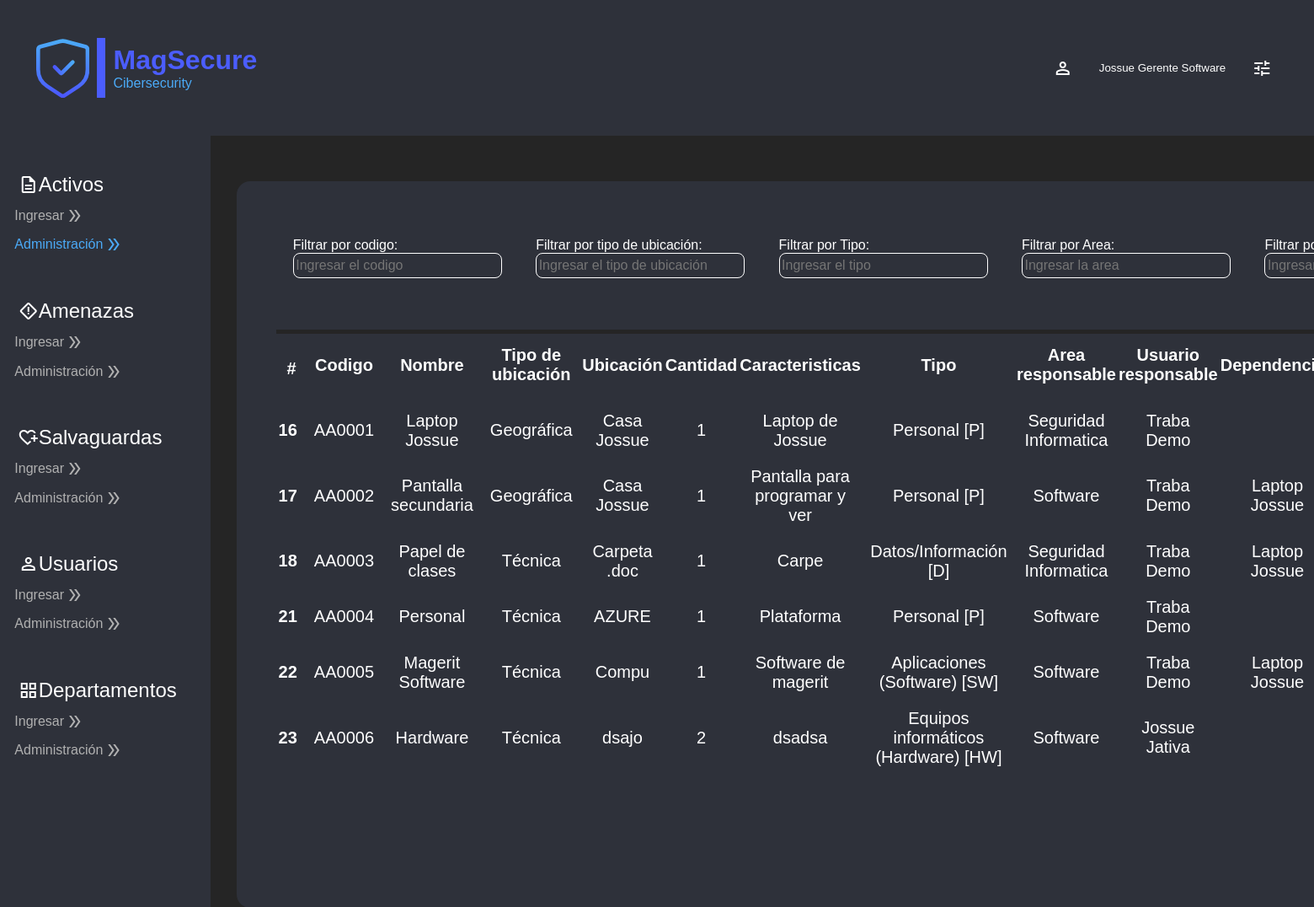
The app's page /home/tableAssets/ (signed in) with its own data.
### Users/models.py (models this page shows)
class User(AbstractUser):
    celular = models.CharField(max_length=10, null=False)
    department = models.CharField(max_length=20, null=True)
    workload = models.ForeignKey(Workload, on_delete=models.CASCADE, null=True)

class Workload(models.Model):
    name = models.CharField(max_length=50, null=False)

### InitialPage/models.py (models this page shows)
class AssetsValue(models.Model):
    cuantityValue = models.IntegerField()
    cualityValue = models.CharField(max_length=15)
    description = models.CharField(max_length=15)
    dimentionValue = models.CharField(max_length=20)
    asset = models.ForeignKey(Assets, on_delete=models.CASCADE, null=True)

class Assets(models.Model):
    code = models.CharField(max_length=5)
    name = models.TextField(max_length=20)
    ubicationType = models.CharField(max_length=20)
    ubication = models.CharField(max_length=20)
    quantity = models.IntegerField()
    characteristic = models.TextField(max_length=50)
    type = models.ForeignKey(TypeAssets, on_delete=models.CASCADE)
    responsableArea = models.ForeignKey(Departments, null=False, on_delete=models.CASCADE)
    responsableUser = models.ForeignKey(User, null=False, on_delete=models.CASCADE)

class TypeAssets(models.Model):
    name = models.CharField(max_length=50, null=False)

class Departments(models.Model):
    name = models.CharField(max_length=50, null=False)
    description = models.TextField(max_length=200, null=False)
    workload = models.ForeignKey(Workload, on_delete=models.CASCADE, null=True)

class AssetsDependence(models.Model):
    percentaje = models.IntegerField()
    asset = models.ForeignKey(Assets, on_delete=models.CASCADE, related_name='assetIndepend')
    responsableUser = models.ForeignKey(User, on_delete=models.CASCADE)
    assetDepend = models.ForeignKey(Assets, on_delete=models.CASCADE, related_name='assetDepend')

### InitialPage/views.py (the view)
# urls.py: path('tableAssets/', views.tableAssets, name='tableAssets'),
def tableAssets(request):
    if request.user.is_authenticated:
        return render(request, "tables/assets.html",{
            "DependentAssets": AssetsDependence.objects.all(),
            "AssetsValues": AssetsValue.objects.all()
        })
    else:
        return HttpResponseRedirect(reverse("user:login_view"))

### InitialPage/templates/tables/assets.html (shortened to what this page needs)
{% extends 'layoutHome.html' %}
{% load static %}
{% block action2 %} style="color:#4BAAF7" {% endblock %}
{% block body %}
<section id="bodyform-tables-assets">
    <div class="box-finding">
        <div class="search-information">
            <label for="inpSearch0">Filtrar por codigo:</label><br>
            <input type="text" id="inpSearch0" name="inpSearch0" placeholder="Ingresar el codigo">
        </div>
        <div class="search-information">
            <label for="inpSearch3">Filtrar por tipo de ubicación:</label><br>
            <input type="text" id="inpSearch3" name="inpSearch3" placeholder="Ingresar el tipo de ubicación">
        </div>
        <div class="search-information">
            <label for="inpSearch7">Filtrar por Tipo:</label><br>
            <input type="text" id="inpSearch7" name="inpSearch7" placeholder="Ingresar el tipo">
        </div>
        <div class="search-information">
            <label for="inpSearch8">Filtrar por Area:</label><br>
            <input type="text" id="inpSearch8" name="inpSearch8" placeholder="Ingresar la area">
        </div>
        <div class="search-information">
            <label for="inpSearch9">Filtrar por Usuario:</label><br>
            <input type="text" id="inpSearch9" name="inpSearch9" placeholder="Ingresar el Usuario">
        </div>
    </div>
    <div class="form-container">
        <table class="table" id="searchtable">
            <thead>
                <tr>
                    <th scope="col">#</th>
                    <th scope="col">Codigo</th>
                    <th scope="col">Nombre</th>
                    <th scope="col">Tipo de ubicación</th>
                    <th scope="col">Ubicación</th>
                    <th scope="col">Cantidad</th>
                    <th scope="col">Caracteristicas</th>
                    <th scope="col">Tipo</th>
                    <th scope="col">Area responsable</th>
                    <th scope="col">Usuario responsable</th>
                    <th scope="col">Dependencias</th>
                </tr>
            </thead>
            <tbody>
                {% for assetValue in AssetsValues %}
                <tr>
                    <th scope="row">{{ assetValue.asset.id }}</th>
                    <td>{{ assetValue.asset.code }}</td>
                    <td>{{ assetValue.asset.name }}</td>
                    <td>{{ assetValue.asset.ubicationType }}</td>
                    <td>{{ assetValue.asset.ubication }}</td>
                    <td>{{ assetValue.asset.quantity }}</td>
                    <td>{{ assetValue.asset.characteristic }}</td>
                    <td>{{ assetValue.asset.type.name }}</td>
                    <td>{{ assetValue.asset.responsableArea.name }}</td>
                    <td>{{ assetValue.asset.responsableUser.first_name }} {{ assetValue.asset.responsableUser.last_name }}</td>
                    <td>
                        {% if DependentAssets %}
                            {% for dependences in DependentAssets %}
                                {% if assetValue.asset.id == dependences.asset.id %}
                                    {{ dependences.assetDepend.name }}
                                {% endif %}
                            {% endfor %}
                        {% else %}
                            No tiene dependencia
                        {% endif %}
                    </td>
                </tr>
                {% endfor %}
            </tbody>
        </table>
    </div>
</section>
{% endblock %}

### InitialPage/templates/layoutHome.html (shortened to what this page needs)
{% load static %}
<!DOCTYPE html>
<html lang="es">
<head>
    <link rel="stylesheet" href="{% static 'css/styleForm.css' %}">
    <link rel="stylesheet" href="{% static 'css/styleHome.css' %}">
</head>
<body>
    <header>
        <nav class="navbar">
            <div class="logo-left">
                <div class="line-1"></div>
                <div class="textalingh">
                    <div class="mag-secure">MagSecure</div>
                    <div class="cibersecurity">Cibersecurity</div>
                </div>
            </div>
            <div class="info-user-right">
                <button class="dropdownbutton" onclick="toggleDropdown()">
                    <span class="material-symbols-outlined">
                    </span>
                    <div class="show-info-user">
                        <p>{{ user.username }} {{ user.workload.name }} {{ user.department }}</p>
                    </div>
                    <span class="material-symbols-outlined">
                    </span>
                </button>
            </div>
        </nav>
    </header>
    <section id="side-bar">
        <div class="sidebar">
            <div class="box-actions">
                <p class="principal-name">
                    <span class="material-symbols-outlined">
                    </span>
                    <span class="name">
                        Activos
                    </span>
                </p>
                <a href="{% url 'home:enterAsset' %}" class="actions" {% block action1 %} {% endblock %}>
                    Ingresar
                    <span class="material-symbols-outlined">
                    </span>
                </a>
                <a href="{% url 'home:tableAssets' %}" class="actions" {% block action2 %} {% endblock %}>
                    Administración
                    <span class="material-symbols-outlined">
                    </span>
                </a>
            </div>
            <div class="box-actions">
                <p class="principal-name">
                    <span class="material-symbols-outlined">
                    </span>
                    <span class="name">
                        Amenazas
                    </span>
                </p>
                <a href="{% url 'home:asingRiskAsset' %}" class="actions" {% block action7 %} {% endblock %}>
                    Ingresar
                    <span class="material-symbols-outlined">
                    </span>
                </a>
                <a href="{% url 'home:tableRisks' %}" class="actions" {% block action8 %} {% endblock %}>
                    Administración
                    <span class="material-symbols-outlined">
                    </span>
                </a>
            </div>
            <div class="box-actions">
                <p class="principal-name">
                    <span class="material-symbols-outlined">
                    </span>
                    <span class="name">
                        Salvaguardas
                    </span>
                </p>
                <a href="{% url 'home:enterSafeguards' %}" class="actions" {% block action9 %} {% endblock %}>
                    Ingresar
                    <span class="material-symbols-outlined">
                    </span>
                </a>
                <a href="{% url 'home:tableSafeguards' %}" class="actions" {% block action10 %} {% endblock %}>
                    Administración
                    <span class="material-symbols-outlined">
                    </span>
                </a>
            </div>
            <div class="box-actions">
                <p class="principal-name">
                    <span class="material-symbols-outlined">
                    </span>
                    <span class="name">
                        Usuarios
                    </span>
                </p>
                <a href="{% url 'home:enterUsers' %}" class="actions" {% block action3 %} {% endblock %}>
                    Ingresar
                    <span class="material-symbols-outlined">
                    </span>
                </a>
                <a href="{% url 'home:tableusers' %}" class="actions" {% block action4 %} {% endblock %}>
                    Administración
                    <span class="material-symbols-outlined">
                    </span>
                </a>
            </div>
            <div class="box-actions">
                <p class="principal-name">
                    <span class="material-symbols-outlined">
                    </span>
                    <span class="name">
                        Departamentos
                    </span>
                </p>
                <a href="{% url 'home:enterDepartment' %}" class="actions" {% block action5 %} {% endblock %}>
                    Ingresar
                    <span class="material-symbols-outlined">
                    </span>
                </a>
                <a href="{% url 'home:tabledepartments' %}" class="actions" {% block action6 %} {% endblock %}>
                    Administración
                    <span class="material-symbols-outlined">
                    </span>
                </a>
            </div>
        </div>
    </section>
    {% block body %} {% endblock %}
</body>
</html>

### InitialPage/static/css/styleForm.css (style rules this page uses)
#bodyform-tables-assets { background-color: #2e313a; position: absolute; width: auto; left: 18%; top: 20%; height: auto; padding: 3%; border-radius: 1rem; }
.form-container { text-align: justify; font-size: 30px; color: white; margin-bottom: 5%; }
.table { width: 100%; margin-top: 5%; border-collapse: collapse; border: 1px solid white; }
#bodyform-tables-assets .table { width: 100%; margin-top: 0%; border-collapse: collapse; border: 1px solid white; }
#bodyform-tables-assets .table th { border: 3px solid #2e313a; padding: 0%; text-align: center; font-size: 20px; color: white; }
#bodyform-tables-assets .table td { border: 20px solid #2e313a; padding: 0%; text-align: center; font-size: 20px; color: white; }
.table th { border: 3px solid #2e313a; padding: 0%; text-align: center; font-size: 20px; color: white; }
.table td { border: 3px solid #2e313a; padding: 0%; text-align: center; font-size: 20px; color: white; }
.box-finding { display: flex; flex-direction: row; justify-content: space-between; width: 100%; padding-bottom: 2%; border-bottom: 5px solid #252525; }
#bodyform-tables-assets .search-information { width: 33%; color: white; padding: 1%; }
#bodyform-tables-assets .search-information input { width: 100%; height: 30px; background: #2e313a; border: 1px solid white; color: white; font-family: "IbmPlexSans-Light", sans-serif; font-size: 100%; font-weight: 300; border-radius: 0.5rem; padding: 1%; }
.search-information { width: 33%; color: white; padding: 1%; }
.search-information input { width: 55%; height: 100%; background: #2e313a; border: 1px solid white; color: white; font-family: "IbmPlexSans-Light", sans-serif; font-size: 100%; font-weight: 300; border-radius: 0.5rem; padding: 1%; }

### InitialPage/static/css/styleHome.css (style rules this page uses)
* { margin: 0; padding: 0; box-sizing: border-box; }
html, body { background: #252525; font-family: "IbmPlexSans-Medium", sans-serif; }
.navbar { background: #2e313a; padding: 0 20px; height: 15%; width: 100%; display: flex; justify-content: space-between; align-items: center; position: fixed; z-index: 1000; }
.logo-left { display: flex; justify-content: space-between; align-items: center; padding: 1.5%; }
.logo-left .logo { width: 40%; height: 40%; margin-right: 1%; }
.logo-left .line-1 { border-style: solid; border-color: #4b5dfe; border-width: 10px 0 0 0; width: 45%; height: 100%; position: relative; margin-top: -20%; left: 5%; transform-origin: 0 0; transform: rotate(90deg) scale(1, 1); }
.logo-left .textalingh { position: relative; left: -15%; }
.mag-secure { color: #4b5dfe; font-family: "IbmPlexSans-SemiBold", sans-serif; font-size: 200%; font-weight: 600; position: relative; top: -20%; }
.cibersecurity { color: #4baaf7; font-family: "IbmPlexSans-Light", sans-serif; font-size: 100%; font-weight: 300; position: relative; }
.info-user-right { display: flex; justify-content: space-between; align-items: center; padding: 1%; width: 20rem; }
.dropdownbutton { display: flex; justify-content: space-between; align-items: center; width: 130%; padding: 5%; border: 1rem none; background-color: transparent; cursor: pointer; color: white; }
#side-bar .sidebar { position: fixed; top: 15%; left: 0; width: 16%; height: 85%; background: #2e313a; padding: 1%; transition: all 0.5s ease; z-index: 1000; }
#side-bar .sidebar .box-actions { list-style: none; margin: 12% -10%; padding: 1%; color: white; width: 100%; height: 14%; }
#side-bar .sidebar .box-actions .principal-name { font-size: 150%; margin-left: 12%; display: flex; justify-content: flex-start; align-items: center; padding-bottom: 5%; }
#side-bar .sidebar .box-actions .actions { font-size: 100%; color: #b1b1b1; display: flex; justify-content: flex-start; align-items: center; text-decoration: none; margin-left: 10%; padding-bottom: 5%; }

### records on screen
User: username "Jossue", workload.name "Gerente", department "Software"
AssetsValue: asset.id "16", asset.code "AA0001", asset.name "Laptop Jossue", asset.ubicationType "Geográfica", asset.ubication "Casa Jossue", asset.quantity "1", asset.characteristic "Laptop de Jossue", asset.type.name "Personal [P]", asset.responsableArea.name "Seguridad Informatica", asset.responsableUser.first_name "Traba", asset.responsableUser.last_name "Demo"
AssetsValue: asset.id "17", asset.code "AA0002", asset.name "Pantalla secundaria", asset.ubicationType "Geográfica", asset.ubication "Casa Jossue", asset.quantity "1", asset.characteristic "Pantalla para programar y ver", asset.type.name "Personal [P]", asset.responsableArea.name "Software", asset.responsableUser.first_name "Traba", asset.responsableUser.last_name "Demo"
AssetsDependence: assetDepend.name "Laptop Jossue"
AssetsValue: asset.id "18", asset.code "AA0003", asset.name "Papel de clases", asset.ubicationType "Técnica", asset.ubication "Carpeta .doc", asset.quantity "1", asset.characteristic "Carpe", asset.type.name "Datos/Información [D]", asset.responsableArea.name "Seguridad Informatica", asset.responsableUser.first_name "Traba", asset.responsableUser.last_name "Demo"
AssetsDependence: assetDepend.name "Laptop Jossue"
AssetsValue: asset.id "21", asset.code "AA0004", asset.name "Personal", asset.ubicationType "Técnica", asset.ubication "AZURE", asset.quantity "1", asset.characteristic "Plataforma", asset.type.name "Personal [P]", asset.responsableArea.name "Software", asset.responsableUser.first_name "Traba", asset.responsableUser.last_name "Demo"
AssetsValue: asset.id "22", asset.code "AA0005", asset.name "Magerit Software", asset.ubicationType "Técnica", asset.ubication "Compu", asset.quantity "1", asset.characteristic "Software de magerit", asset.type.name "Aplicaciones (Software) [SW]", asset.responsableArea.name "Software", asset.responsableUser.first_name "Traba", asset.responsableUser.last_name "Demo"
AssetsDependence: assetDepend.name "Laptop Jossue"
AssetsValue: asset.id "23", asset.code "AA0006", asset.name "Hardware", asset.ubicationType "Técnica", asset.ubication "dsajo", asset.quantity "2", asset.characteristic "dsadsa", asset.type.name "Equipos informáticos (Hardware) [HW]", asset.responsableArea.name "Software", asset.responsableUser.first_name "Jossue", asset.responsableUser.last_name "Jativa"
